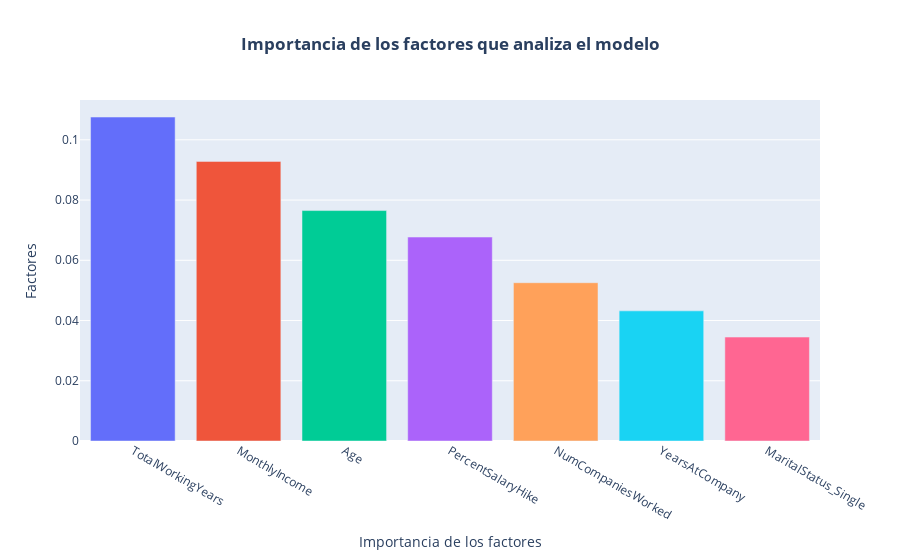

This figure's notebook cell:
### Code cell
fig = px.bar(gboos_var, x='columnas', y='importancia', color = 'columnas',  title ='<b>Importancia de los factores que analiza el modelo<b>')
fig.update_layout(
    xaxis_title = 'Importancia de los factores',
    yaxis_title = 'Factores',
    template = 'plotly',
    title_x = 0.5,
    showlegend=False)

### Figure 1 — Plotly figure (JSON) as saved in the notebook; plotly's stock layout.template omitted (floating-point values rounded to 4 significant figures)
{"data": [{"alignmentgroup": "True", "hovertemplate": "columnas=%{x}<br>importancia=%{y}<extra></extra>", "legendgroup": "TotalWorkingYears", "marker": {"color": "#636efa", "pattern": {"shape": ""}}, "name": "TotalWorkingYears", "offsetgroup": "TotalWorkingYears", "orientation": "v", "showlegend": true, "textposition": "auto", "type": "bar", "x": ["TotalWorkingYears"], "xaxis": "x", "y": [0.1076], "yaxis": "y"}, {"alignmentgroup": "True", "hovertemplate": "columnas=%{x}<br>importancia=%{y}<extra></extra>", "legendgroup": "MonthlyIncome", "marker": {"color": "#EF553B", "pattern": {"shape": ""}}, "name": "MonthlyIncome", "offsetgroup": "MonthlyIncome", "orientation": "v", "showlegend": true, "textposition": "auto", "type": "bar", "x": ["MonthlyIncome"], "xaxis": "x", "y": [0.09284], "yaxis": "y"}, {"alignmentgroup": "True", "hovertemplate": "columnas=%{x}<br>importancia=%{y}<extra></extra>", "legendgroup": "Age", "marker": {"color": "#00cc96", "pattern": {"shape": ""}}, "name": "Age", "offsetgroup": "Age", "orientation": "v", "showlegend": true, "textposition": "auto", "type": "bar", "x": ["Age"], "xaxis": "x", "y": [0.07651], "yaxis": "y"}, {"alignmentgroup": "True", "hovertemplate": "columnas=%{x}<br>importancia=%{y}<extra></extra>", "legendgroup": "PercentSalaryHike", "marker": {"color": "#ab63fa", "pattern": {"shape": ""}}, "name": "PercentSalaryHike", "offsetgroup": "PercentSalaryHike", "orientation": "v", "showlegend": true, "textposition": "auto", "type": "bar", "x": ["PercentSalaryHike"], "xaxis": "x", "y": [0.06771], "yaxis": "y"}, {"alignmentgroup": "True", "hovertemplate": "columnas=%{x}<br>importancia=%{y}<extra></extra>", "legendgroup": "NumCompaniesWorked", "marker": {"color": "#FFA15A", "pattern": {"shape": ""}}, "name": "NumCompaniesWorked", "offsetgroup": "NumCompaniesWorked", "orientation": "v", "showlegend": true, "textposition": "auto", "type": "bar", "x": ["NumCompaniesWorked"], "xaxis": "x", "y": [0.05256], "yaxis": "y"}, {"alignmentgroup": "True", "hovertemplate": "columnas=%{x}<br>importancia=%{y}<extra></extra>", "legendgroup": "YearsAtCompany", "marker": {"color": "#19d3f3", "pattern": {"shape": ""}}, "name": "YearsAtCompany", "offsetgroup": "YearsAtCompany", "orientation": "v", "showlegend": true, "textposition": "auto", "type": "bar", "x": ["YearsAtCompany"], "xaxis": "x", "y": [0.04321], "yaxis": "y"}, {"alignmentgroup": "True", "hovertemplate": "columnas=%{x}<br>importancia=%{y}<extra></extra>", "legendgroup": "MaritalStatus_Single", "marker": {"color": "#FF6692", "pattern": {"shape": ""}}, "name": "MaritalStatus_Single", "offsetgroup": "MaritalStatus_Single", "orientation": "v", "showlegend": true, "textposition": "auto", "type": "bar", "x": ["MaritalStatus_Single"], "xaxis": "x", "y": [0.03451], "yaxis": "y"}], "layout": {"barmode": "relative", "legend": {"title": {"text": "columnas"}, "tracegroupgap": 0}, "showlegend": false, "title": {"text": "<b>Importancia de los factores que analiza el modelo<b>", "x": 0.5}, "xaxis": {"anchor": "y", "categoryarray": ["TotalWorkingYears", "MonthlyIncome", "Age", "PercentSalaryHike", "NumCompaniesWorked", "YearsAtCompany", "MaritalStatus_Single"], "categoryorder": "array", "domain": [0, 1], "title": {"text": "Importancia de los factores"}}, "yaxis": {"anchor": "x", "domain": [0, 1], "title": {"text": "Factores"}}}}
